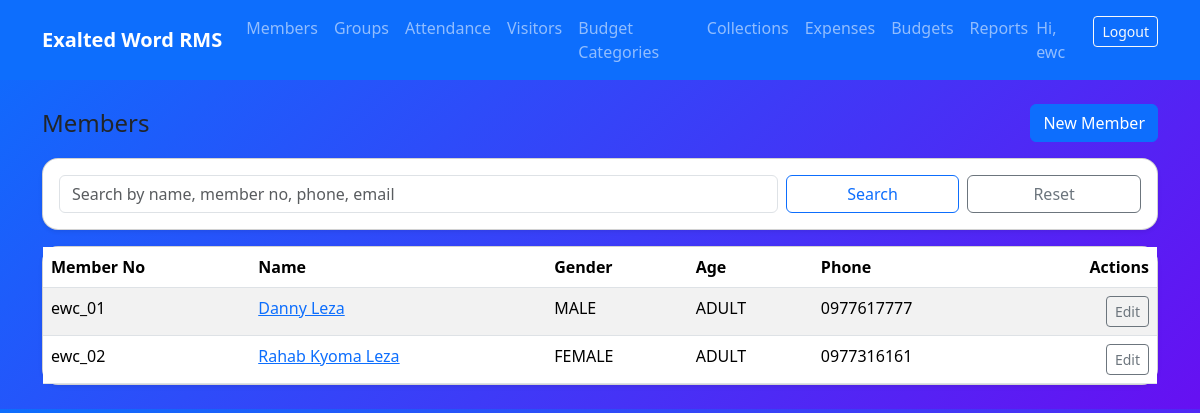
Screenshot of /members/ (signed in) with the database file from the repository.
### members/models.py (models this page shows, shortened)
class Member(TimeStampedModel):
    member_no = models.CharField(max_length=30, unique=True)
    full_name = models.CharField(max_length=200)
    gender = models.CharField(max_length=10, choices=Gender.choices)
    age_category = models.CharField(max_length=10, choices=AgeCategory.choices)
    date_of_join = models.DateField()
    date_of_renewal = models.DateField(null=True, blank=True)
    address = models.CharField(max_length=255)
    area = models.CharField(max_length=120, blank=True)
    house_no = models.CharField(max_length=50, blank=True)
    email = models.EmailField(blank=True)
    phone1 = models.CharField(max_length=30)
    phone2 = models.CharField(max_length=30, blank=True)
    marital_status = models.CharField(max_length=10, choices=MaritalStatus.choices, blank=True)

### members/views.py (the view, shortened to what this page needs)
# urls.py: path("", MemberListView.as_view(), name="list"),
class MemberListView(LoginRequiredMixin, ListView):
    model = Member
    paginate_by = 20
    template_name = "members/member_list.html"
    def get_queryset(self):
        qs = super().get_queryset().order_by("full_name")
        q = self.request.GET.get("q")
        return qs

### templates/members/member_list.html (shortened to what this page needs)
{% extends "base.html" %}
{% block content %}
<div class="d-flex justify-content-between align-items-center mb-3">
  <h4 class="mb-0">Members</h4>
  <a class="btn btn-primary" href="{% url 'members:create' %}">New Member</a>
</div>
<div class="card shadow-sm mb-3">
  <div class="card-body">
    <form class="row g-2">
      <div class="col-md-8">
        <input name="q" value="{{ request.GET.q }}" class="form-control" placeholder="Search by name, member no, phone, email">
      </div>
      <div class="col-md-4 d-flex gap-2">
        <button class="btn btn-outline-primary w-100">Search</button>
        <a class="btn btn-outline-secondary w-100" href="{% url 'members:list' %}">Reset</a>
      </div>
    </form>
  </div>
</div>
<div class="card shadow-sm">
  <div class="table-responsive">
    <table class="table table-striped mb-0">
      <thead>
        <tr>
          <th>Member No</th>
          <th>Name</th>
          <th>Gender</th>
          <th>Age</th>
          <th>Phone</th>
          <th class="text-end">Actions</th>
        </tr>
      </thead>
      <tbody>
        {% for m in object_list %}
          <tr>
            <td>{{ m.member_no }}</td>
            <td><a href="{% url 'members:detail' m.pk %}">{{ m.full_name }}</a></td>
            <td>{{ m.gender }}</td>
            <td>{{ m.age_category }}</td>
            <td>{{ m.phone1 }}</td>
            <td class="text-end">
              <a class="btn btn-sm btn-outline-secondary" href="{% url 'members:update' m.pk %}">Edit</a>
            </td>
          </tr>
        {% empty %}
          <tr><td colspan="6" class="text-center py-4">No members found.</td></tr>
        {% endfor %}
      </tbody>
    </table>
  </div>
</div>
{% endblock %}

### templates/includes/nav.html (shortened to what this page needs)
<nav class="navbar navbar-expand-lg navbar-dark bg-primary">
  <div class="container">
    <a class="navbar-brand" href="{% url 'dashboard' %}">Exalted Word RMS</a>
    <div class="collapse navbar-collapse" id="nav">
      <ul class="navbar-nav me-auto">
        <li class="nav-item"><a class="nav-link" href="{% url 'members:list' %}">Members</a></li>
        <li class="nav-item"><a class="nav-link" href="{% url 'groups:list' %}">Groups</a></li>
        <li class="nav-item"><a class="nav-link" href="{% url 'services:attendance_list' %}">Attendance</a></li>
        <li class="nav-item"><a class="nav-link" href="{% url 'visitors:list' %}">Visitors</a></li>
        <li class="nav-item"><a class="nav-link" href="{% url 'finance:categories_list' %}">Budget Categories</a></li>
        <li class="nav-item"><a class="nav-link" href="{% url 'finance:collections_list' %}">Collections</a></li>
        <li class="nav-item"><a class="nav-link" href="{% url 'finance:expenses_list' %}">Expenses</a></li>
        <li class="nav-item"><a class="nav-link" href="{% url 'finance:plans_list' %}">Budgets</a></li>
        <li class="nav-item"><a class="nav-link" href="{% url 'finance:reports_home' %}">Reports</a></li>
      </ul>
      <ul class="navbar-nav">
        {% if user.is_authenticated %}
          <li class="nav-item"><span class="navbar-text me-2">Hi, {{ user.username }}</span></li>
          <li class="nav-item">
            <form method="post" action="{% url 'logout' %}">
              <button class="btn btn-sm btn-outline-light">Logout</button>
            </form>
          </li>
        {% else %}
          <li class="nav-item"><a class="btn btn-sm btn-outline-light" href="{% url 'login' %}">Login</a></li>
        {% endif %}
      </ul>
    </div>
  </div>
</nav>

### templates/base.html (style rules this page uses)
body { background-color: #f8f9fa; }
.card { border-radius: 1rem; }
.navbar-brand { font-weight: 700; }

### rows the page displays
Member: member_no "ewc_01", full_name "Danny Leza", gender "MALE", age_category "ADULT", phone1 "0977617777"
Member: member_no "ewc_02", full_name "Rahab Kyoma Leza", gender "FEMALE", age_category "ADULT", phone1 "0977316161"

### other values shown
{{ user.username }} "ewc"
